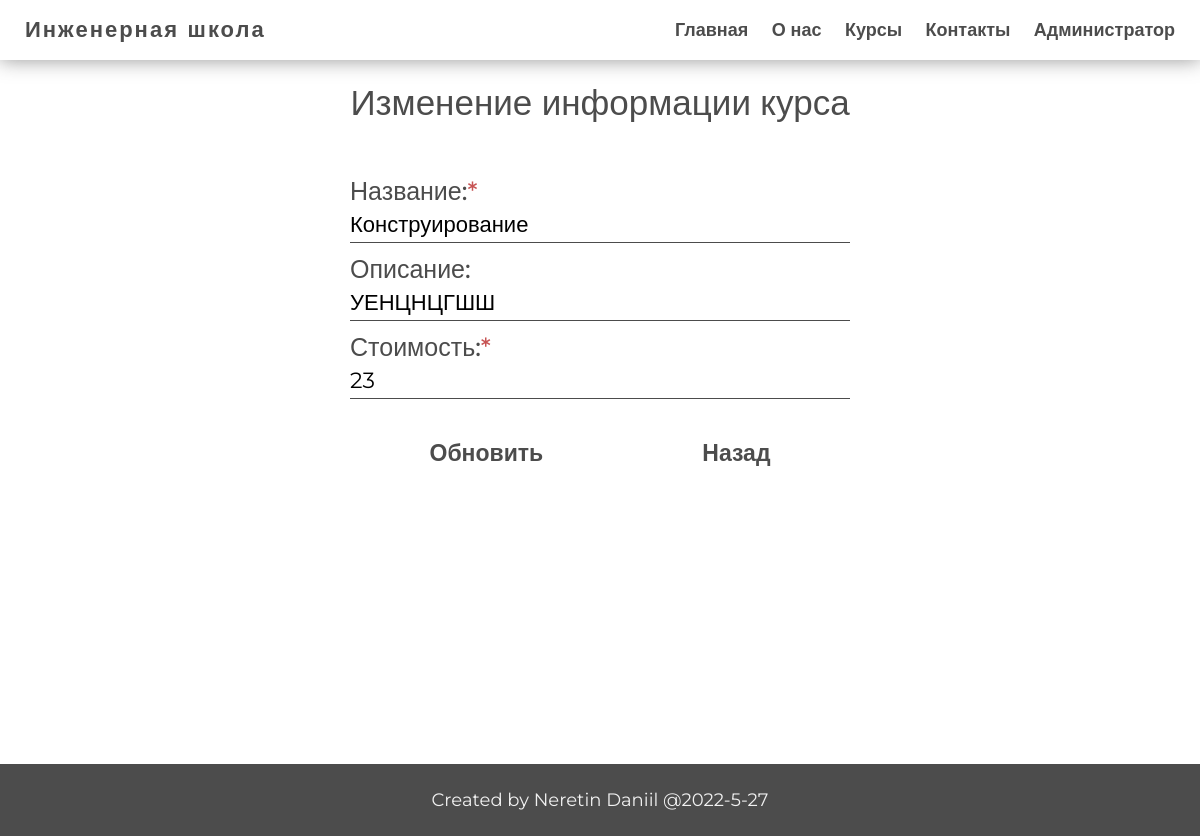
Screenshot of /admin/courses/edit.php?table=courses&id_edit=1 (signed in) with the database file from the repository.
### tables this page shows
CREATE TABLE `courses` (
  `id_course` int NOT NULL,
  `name` varchar(30) NOT NULL,
  `description` varchar(300) DEFAULT NULL,
  `count_groups` int DEFAULT '0',
  `price` int NOT NULL
);

### app/controllers/edit_delete.php (called while the page is built, shortened)
<?php
if (isset($_GET['id_edit'])) {
    $id = $_GET['id_edit'];
    $table = $_GET['table'];
    if ($table === 'students') {
        $student = selectOne($table, ['id_student' => $id]);
    } elseif ($table === 'teachers') {
        $teacher = selectOne($table, ['id_teacher' => $id]);
    } elseif ($table === 'courses') {
        $course = selectOne($table, ['id_course' => $id]);
    } elseif ($table === 'groups') {
        $group = selectOne($table, ['id_group' => $id]);
        $number = $group['number'];
    }
}

### app/db/db.php (called while the page is built, shortened)
<?php
require('connect.php');
function checkErrors($query)
{
    $errInfo = $query->errorInfo();
    return true;
}
function selectOne($table, $params = [])
{
    global $pdo;
    $sql = "select * from `$table`";
    if (!empty($params)) {
        $i = 0;
        foreach ($params as $key => $value) {
            if ($i === 0) {
                $sql = $sql . " WHERE $key = $value";
            } else {
                $sql = $sql . " AND $key = $value";
            }
            $i++;
        }
    }
    $query = $pdo->prepare($sql);
    $query->execute();
    return $query->fetch();
}
function selectOrder($table, $sort_sql, $params = [])
{
    global $pdo;
    $sql = "select * from `$table`";
    if (!empty($params)) {
        $i = 0;
        foreach ($params as $key => $value) {
            $value = "`" . $value . "`";
            $key = "'" . $key . "'";
            if ($i === 0) {
                $sql = $sql . " WHERE $value = $key";
            } elseif ($i === 1) {
                $sql = $sql . " AND $value >= $key";
            } else {
                $sql = $sql . " AND $value <= $key";
            }
            $i++;
        }
    }
    $sql = $sql . " ORDER BY $sort_sql";
    $query = $pdo->prepare($sql);
    $query->execute();
    return $query->fetchAll();
}

### app/controllers/control.php (called while the page is built, shortened)
<?php
include SITE_ROOT . '/app/db/db.php';
include SITE_ROOT . '/app/controllers/edit_delete.php';

### path.php (called while the page is built, shortened)
<?php
include SITE_ROOT . '/app/controllers/control.php';

### admin/courses/edit.php (the view, shortened to what this page needs)
<?php
include '../../path.php';
?>
<!DOCTYPE html>
<html lang="en">
<head>
    <?php include SITE_ROOT . '/app/include/head.php' ?>
</head>
<body>
<div class="wrapper">
    <?php include SITE_ROOT . '/app/include/header.php' ?>
    <main class="main">
        <div class="container">
            <form class="admin_pages_create" action="" method="post">
                <div class="title">Изменение информации курса</div>
                <div class="error_create"><?= $error ?></div>
                <div class="create-for-admin">
                    <label>
                        <span>Название:</span>
                        <input value="<?= $course['name'] ?>" type="text" name="name" required>
                    </label>
                    <label>
                        Описание:
                        <input value="<?= $course['description'] ?>" type="text" name="description">
                    </label>
                    <label>
                        <span>Стоимость:</span>
                        <input value="<?= $course['price'] ?>" type="number" min="0" max="999" name="price" required>
                    </label>
                </div>
                <div class="create-btn">
                    <button type="submit" name="btn-update" value="courses">Обновить</button>
                    <a href="index.php">Назад</a>
                </div>
            </form>
        </div>
    </main>
    <?php include SITE_ROOT . '/app/include/footer.php' ?>
</div>
</body>
</html>

### css/StylePHP.css (style rules this page uses)
.error_create { height: 30px; text-align: center; color: #c75454; font-size: 22px; font-weight: 500; margin: 10px 0; }
input:in-range { border-bottom: 1px solid #339967; }
.create-for-admin span::after { content: '*'; color: #c75454; }
.admin_pages_create .title { margin: 2% 0 1%; }

### rows the page displays
courses: name "Конструирование", description "УЕНЦНЦГШШ", price "23"
